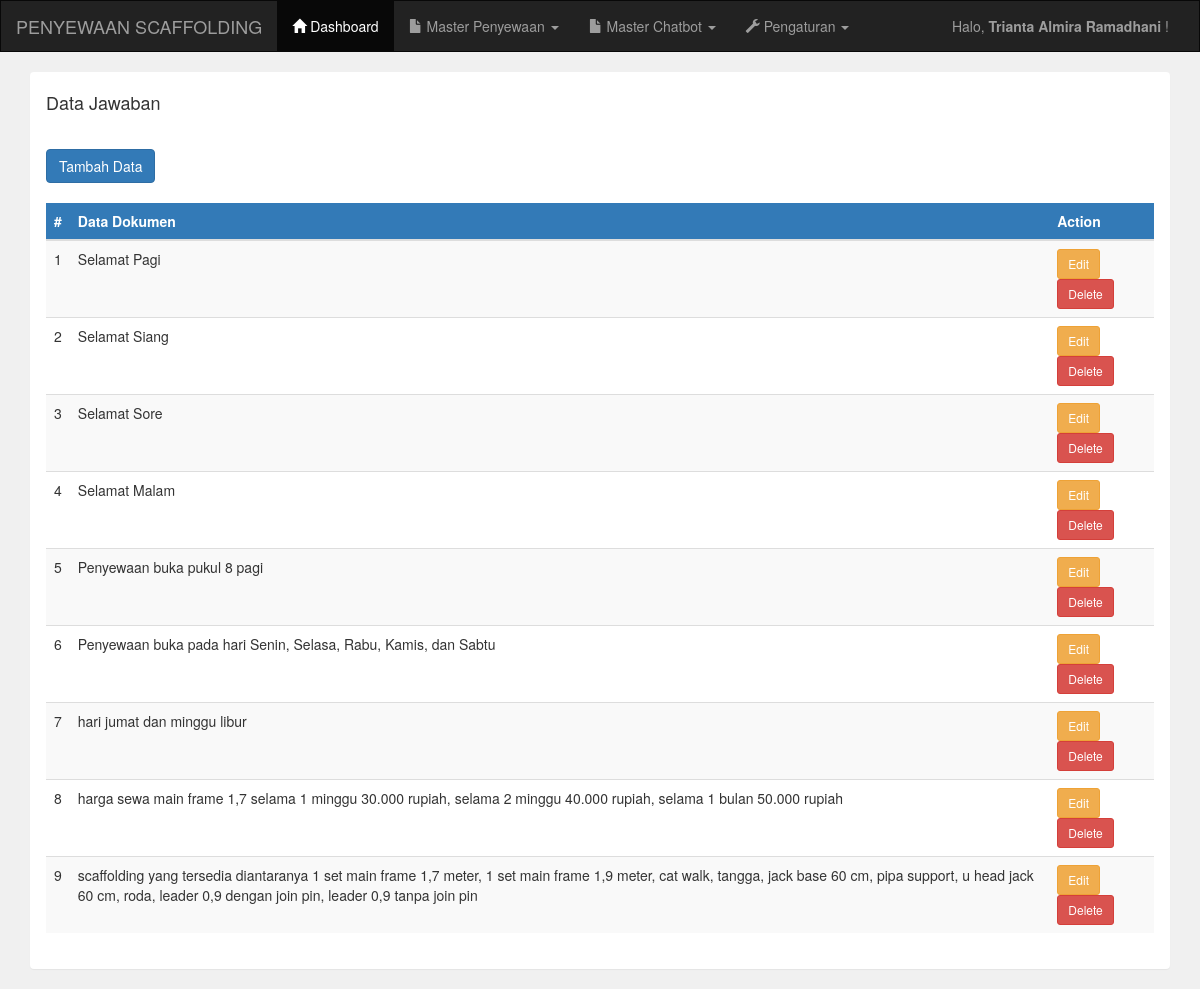
Before: /admin/master.php (signed in) with the older database file.
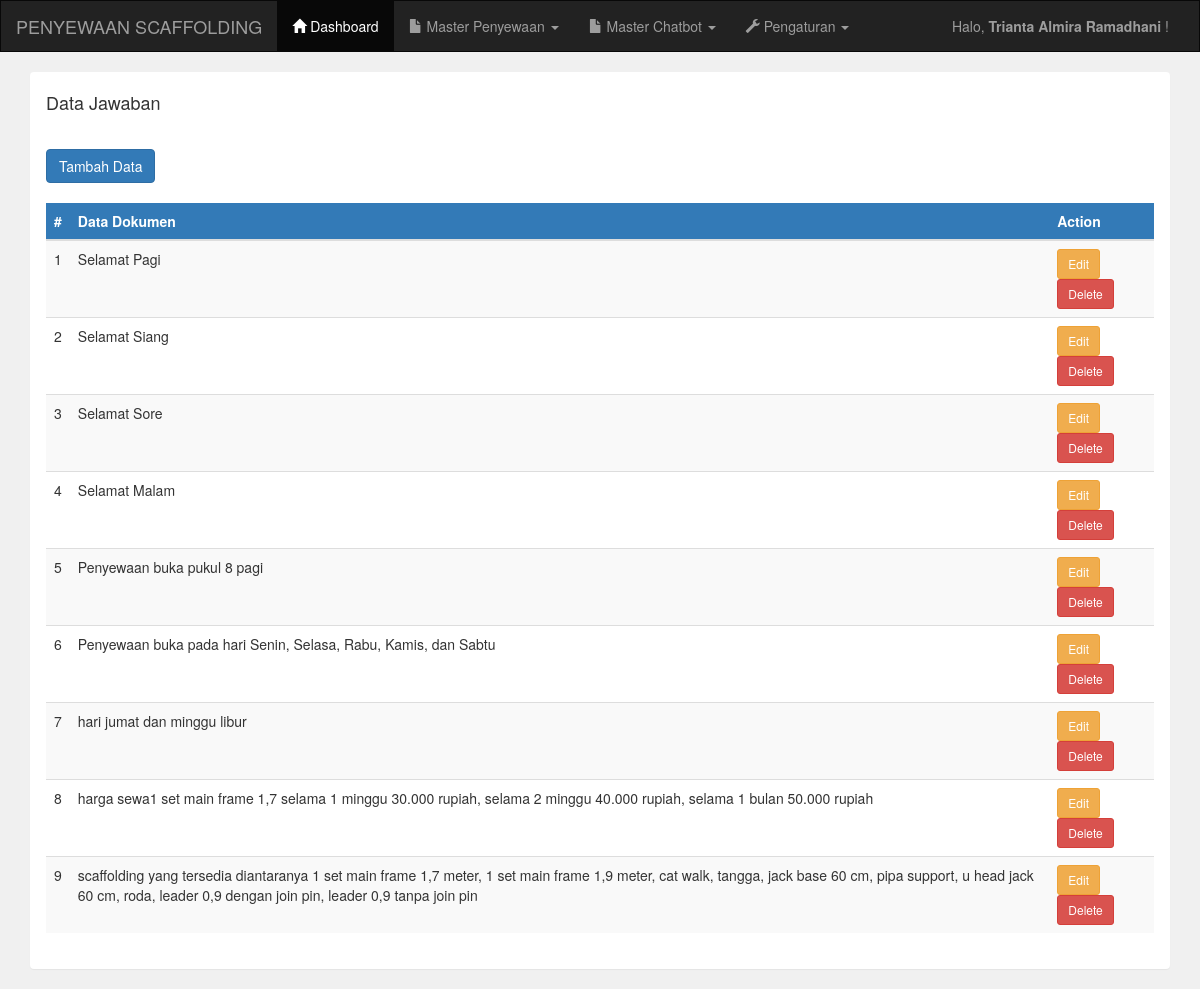
After: the same page with the newer database file.
### tables this page shows
CREATE TABLE `tb_dokumen` (
  `id` int(5) NOT NULL,
  `dokumen` varchar(255) NOT NULL
);

### admin/master.php (the view, shortened to what this page needs)
<?php
include 'header.php'; ?>
<div class="container">
    <div class="panel">
        <div class="panel-heading">
            <h4>Data Jawaban</h4>
        </div>
        <div class="panel-body">
            <button type="button" class="btn btn-primary" data-toggle="modal" data-target="#inputModal">
                <i class="fas fa-fw fa-plus"></i> Tambah Data
            </button>
            <br><br>
            <table class="table table-striped" id="table-master">
                <thead class="bg-primary text-white">
                    <tr>
                        <th>#</th>
                        <th>Data Dokumen</th>
                        <th>Action</th>
                    </tr>
                </thead>
                <tbody>
                    <?php
                    include '../koneksi.php';
                    $data = mysqli_query($koneksi, "SELECT * FROM tb_dokumen");
                    $no = 1;
                    while ($d = mysqli_fetch_array($data)) {
                    ?>
                        <tr>
                            <td><?= $no++; ?></td>
                            <td><?= $d['dokumen']; ?></td>
                            <td>
                                <a href="master_edit.php?id=<?= $d['id']; ?>" class="btn btn-warning btn-sm">
                                    <i class="fas fa-fw fa-edit"></i> Edit
                                </a>
                                <a href="master_delete.php?id=<?= $d['id']; ?>" class="btn btn-danger btn-sm">
                                    <i class="fas fa-fw fa-trash"></i> Delete
                                </a>
                            </td>
                        </tr>
                    <?php } ?>
                </tbody>
            </table>
        </div>
    </div>
</div>
<?php include 'footer.php'; ?>

Changed rows visible on the page:
changed tb_dokumen: dokumen "harga sewa main frame 1,7 selama 1 minggu 30.000 rupiah, selama 2 minggu 40.000 rupiah, selama 1 bulan 50.000 rupiah" → "harga sewa1 set main frame 1,7 selama 1 minggu 30.000 rupiah, selama 2 minggu 40.000 rupiah, selama 1 bulan 50.000 rupiah"
